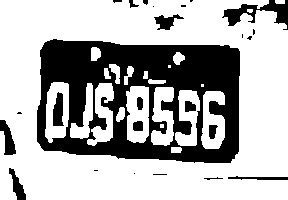
#> input picture inverted2.jpg, 288 x 200 px
$ python -i preprocess.py   (imports and definitions only)
#> lines starting #> are read from the running program, lines starting #| are printed output that depends on the picture; after the words box and inside, x2 and y2 are one past the last pixel; in counts of white or black regions, pixels touching at a corner belong together
import cv2 as opencv
import numpy as np

def preprocess_image(img_path):
#> called with img_path = '../../inverted2.jpg'
  license_plate = opencv.imread(img_path)
#> license_plate is the input picture: shape (200, 288, 3); min 0, max 255, mean 176.6
  h, w, _ = license_plate.shape
#> h = 200; w = 288
  license_plate = opencv.resize(license_plate, (int(w * 4), int(h * 4)))
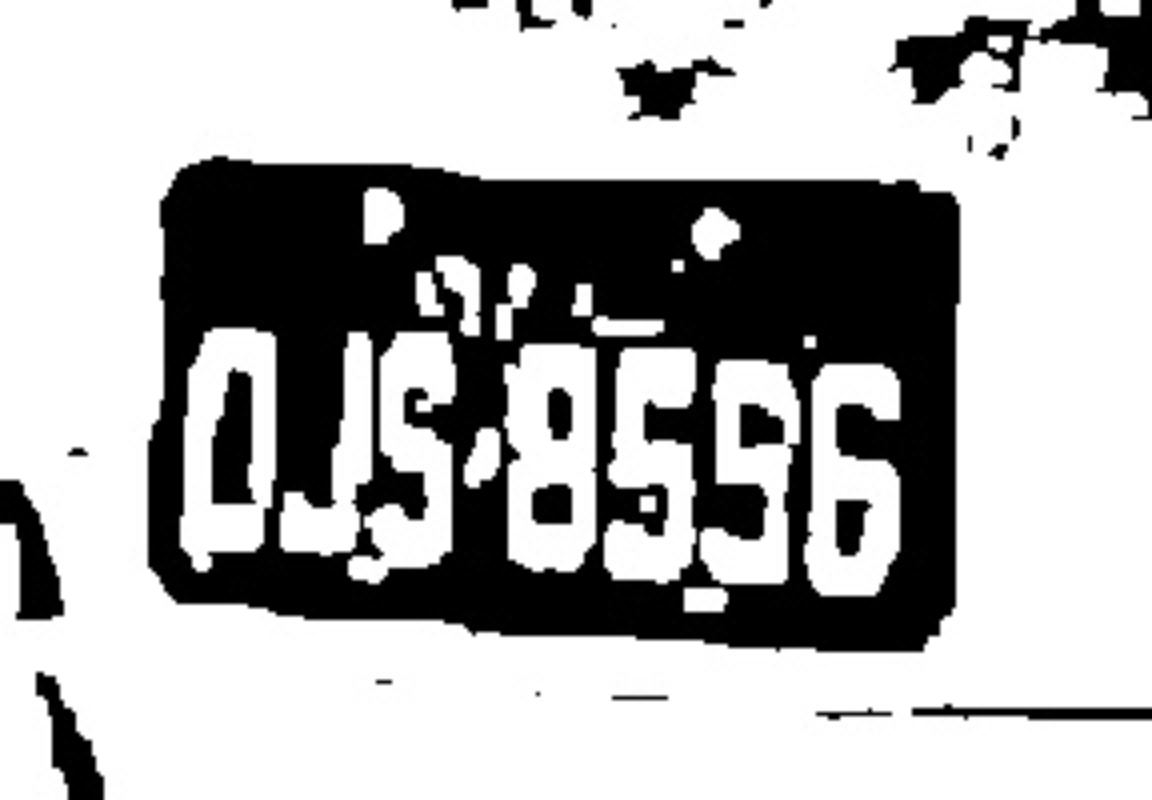
#> license_plate: shape (800, 1152, 3); min 0, max 255, mean 176.6

  # Realce da área da placa usando um kernel de afiação
  sharpening_kernel = np.array([[-1, -1, -1], [-1, 9, -1], [-1, -1, -1]])
  sharpened_license_plate = opencv.filter2D(license_plate, -1, sharpening_kernel)

  # Aumento do contraste usando CLAHE
  lab = opencv.cvtColor(sharpened_license_plate, opencv.COLOR_BGR2LAB)
#> lab: shape (800, 1152, 3); mean of channels 0, 1, 2 176.8, 128, 128
  l, a, b = opencv.split(lab)
#> a: shape (800, 1152); every value is 128
  clahe = opencv.createCLAHE(clipLimit=3.0, tileGridSize=(8, 8))
  limg = opencv.merge([clahe.apply(l), a, b])
#> limg: shape (800, 1152, 3); mean of channels 0, 1, 2 177.7, 128, 128
  enhanced_license_plate = opencv.cvtColor(limg, opencv.COLOR_LAB2BGR)

  # Conversão para escala de cinza, desfoque gaussiano e limiarização adaptativa
  grayscale_license_plate = opencv.cvtColor(enhanced_license_plate, opencv.COLOR_BGR2GRAY)
  blurred_license_plate = opencv.GaussianBlur(grayscale_license_plate, (3, 3), 0)
  _, thresholded_license_plate = opencv.threshold(blurred_license_plate, 0, 255, opencv.THRESH_BINARY + opencv.THRESH_OTSU)
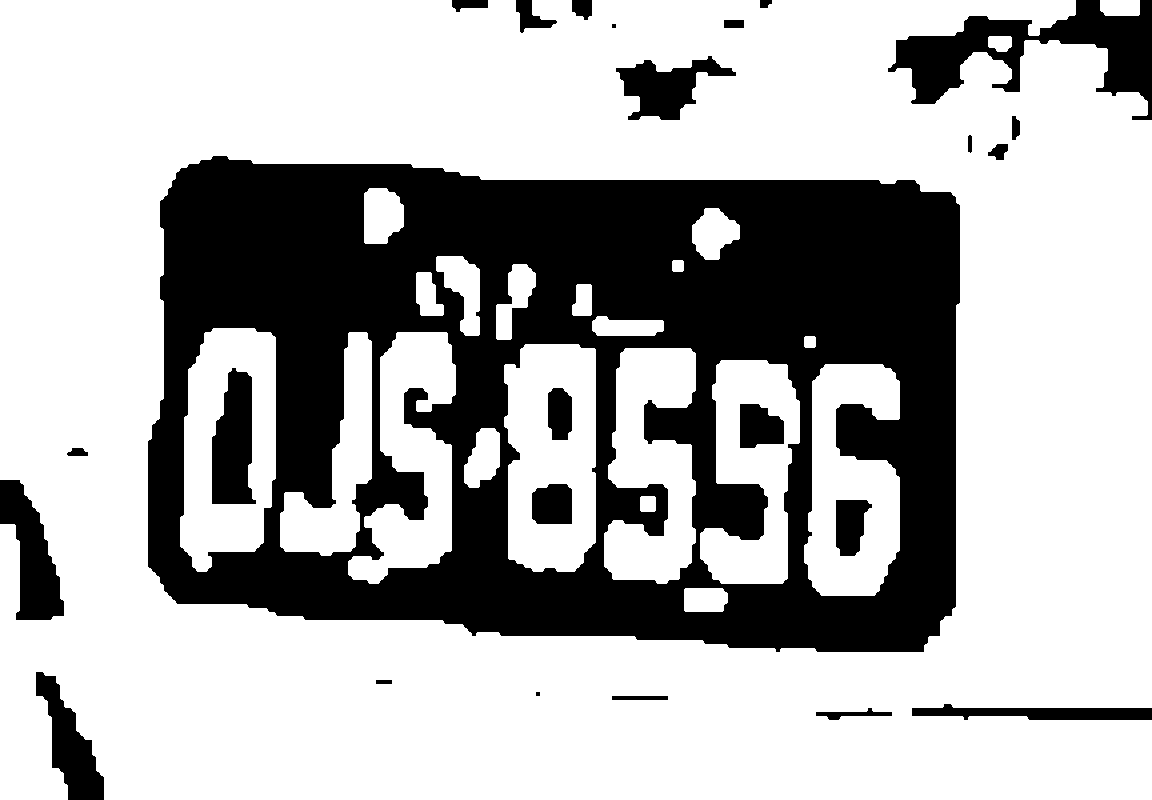
#> thresholded_license_plate: shape (800, 1152); 69.2% white; 25 black regions (2 under 20 px), largest, box (x1, y1, x2, y2) and area: (148, 156, 960, 652) 243579, (888, 0, 1152, 120) 12138, (0, 480, 64, 620) 4769

  # Operações morfológicas para limpar a imagem
  morph_kernel = opencv.getStructuringElement(opencv.MORPH_RECT, (3, 3))
  opened_license_plate = opencv.morphologyEx(thresholded_license_plate, opencv.MORPH_OPEN, morph_kernel, iterations=1)
  inverted_license_plate = opencv.bitwise_not(opened_license_plate)

  # Salva a imagem pré-processada com o mesmo nome substituindo imagem original
  opencv.imwrite(img_path, inverted_license_plate)

>>> result = preprocess_image('../../inverted2.jpg')
